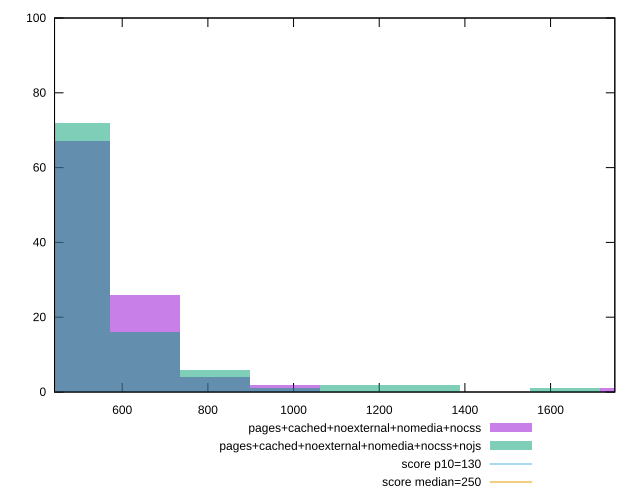

The gnuplot source for this figure:
reset

$pagesCachedNoexternalNomediaNocss <<EOF
490.0584972957081 67
816.7641621595135 4
653.4113297276108 26
1796.8811567509297 1
980.1169945914162 2
EOF

$pagesCachedNoexternalNomediaNocssNojs <<EOF
653.4113297276108 16
490.0584972957081 72
816.7641621595135 6
1306.8226594552216 2
1143.4698270233189 2
980.1169945914162 1
1633.528324319027 1
EOF

set key outside below
set boxwidth 163.3528324319027
set xrange [442:1749.9999999999998]
set yrange [0:100]
set trange [0:100]
set style fill transparent solid 0.5 noborder

set parametric
set terminal svg size 640, 500 enhanced background rgb 'white'
set output "reprap/max-potential-fid/comparison/histogram/4_vs_5.svg"

plot $pagesCachedNoexternalNomediaNocss title "pages+cached+noexternal+nomedia+nocss" with boxes, \
     $pagesCachedNoexternalNomediaNocssNojs title "pages+cached+noexternal+nomedia+nocss+nojs" with boxes, \
     130,t title "score p10=130", \
     250,t title "score median=250"

reset
